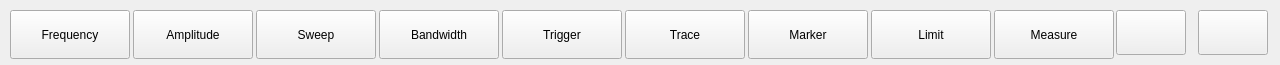
  <widget class="QWidget" name="topButtonBar" native="true">
   <property name="geometry">
    <rect>
     <x>0</x>
     <y>0</y>
     <width>1280</width>
     <height>65</height>
    </rect>
   </property>
   <property name="minimumSize">
    <size>
     <width>0</width>
     <height>0</height>
    </size>
   </property>
   <property name="maximumSize">
    <size>
     <width>16777215</width>
     <height>16777215</height>
    </size>
   </property>
   <property name="styleSheet">
    <string notr="true"/>
   </property>
   <widget class="QPushButton" name="topButton5">
    <property name="geometry">
     <rect>
      <x>502</x>
      <y>10</y>
      <width>120</width>
      <height>49</height>
     </rect>
    </property>
    <property name="focusPolicy">
     <enum>Qt::NoFocus</enum>
    </property>
    <property name="styleSheet">
     <string notr="true">#topButtonBar{
    border:1px;
    border-left-style:solid;
    border-left-color:black;
}</string>
    </property>
    <property name="text">
     <string>Trigger</string>
    </property>
    <property name="checkable">
     <bool>true</bool>
    </property>
    <property name="autoExclusive">
     <bool>false</bool>
    </property>
   </widget>
   <widget class="QPushButton" name="topButton8">
    <property name="geometry">
     <rect>
      <x>871</x>
      <y>10</y>
      <width>120</width>
      <height>49</height>
     </rect>
    </property>
    <property name="focusPolicy">
     <enum>Qt::NoFocus</enum>
    </property>
    <property name="styleSheet">
     <string notr="true">#topButtonBar{
    border:1px;
    border-left-style:solid;
    border-left-color:black;
}</string>
    </property>
    <property name="text">
     <string>Limit</string>
    </property>
    <property name="checkable">
     <bool>true</bool>
    </property>
    <property name="autoExclusive">
     <bool>false</bool>
    </property>
   </widget>
   <widget class="QPushButton" name="topButton7">
    <property name="geometry">
     <rect>
      <x>748</x>
      <y>10</y>
      <width>120</width>
      <height>49</height>
     </rect>
    </property>
    <property name="focusPolicy">
     <enum>Qt::NoFocus</enum>
    </property>
    <property name="styleSheet">
     <string notr="true">#topButtonBar{
    border:1px;
    border-left-style:solid;
    border-left-color:black;
}</string>
    </property>
    <property name="text">
     <string>Marker</string>
    </property>
    <property name="checkable">
     <bool>true</bool>
    </property>
    <property name="autoExclusive">
     <bool>false</bool>
    </property>
   </widget>
   <widget class="QPushButton" name="topButton1">
    <property name="geometry">
     <rect>
      <x>10</x>
      <y>10</y>
      <width>120</width>
      <height>49</height>
     </rect>
    </property>
    <property name="focusPolicy">
     <enum>Qt::NoFocus</enum>
    </property>
    <property name="styleSheet">
     <string notr="true"/>
    </property>
    <property name="text">
     <string>Frequency</string>
    </property>
    <property name="checkable">
     <bool>true</bool>
    </property>
    <property name="checked">
     <bool>false</bool>
    </property>
    <property name="autoExclusive">
     <bool>false</bool>
    </property>
   </widget>
   <widget class="QPushButton" name="topButton6">
    <property name="geometry">
     <rect>
      <x>625</x>
      <y>10</y>
      <width>120</width>
      <height>49</height>
     </rect>
    </property>
    <property name="focusPolicy">
     <enum>Qt::NoFocus</enum>
    </property>
    <property name="styleSheet">
     <string notr="true">#topButtonBar{
    border:1px;
    border-left-style:solid;
    border-left-color:black;
}</string>
    </property>
    <property name="text">
     <string>Trace</string>
    </property>
    <property name="checkable">
     <bool>true</bool>
    </property>
    <property name="autoExclusive">
     <bool>false</bool>
    </property>
   </widget>
   <widget class="QPushButton" name="topButton2">
    <property name="geometry">
     <rect>
      <x>133</x>
      <y>10</y>
      <width>120</width>
      <height>49</height>
     </rect>
    </property>
    <property name="focusPolicy">
     <enum>Qt::NoFocus</enum>
    </property>
    <property name="styleSheet">
     <string notr="true">#topButtonBar{
    border:1px;
    border-left-style:solid;
    border-left-color:black;
}</string>
    </property>
    <property name="text">
     <string>Amplitude</string>
    </property>
    <property name="checkable">
     <bool>true</bool>
    </property>
    <property name="autoExclusive">
     <bool>false</bool>
    </property>
   </widget>
   <widget class="QPushButton" name="topButton3">
    <property name="geometry">
     <rect>
      <x>256</x>
      <y>10</y>
      <width>120</width>
      <height>49</height>
     </rect>
    </property>
    <property name="focusPolicy">
     <enum>Qt::NoFocus</enum>
    </property>
    <property name="styleSheet">
     <string notr="true">#topButtonBar{
    border:1px;
    border-left-style:solid;
    border-left-color:black;
}</string>
    </property>
    <property name="text">
     <string>Sweep</string>
    </property>
    <property name="checkable">
     <bool>true</bool>
    </property>
    <property name="checked">
     <bool>false</bool>
    </property>
    <property name="autoExclusive">
     <bool>false</bool>
    </property>
   </widget>
   <widget class="QPushButton" name="topButton4">
    <property name="geometry">
     <rect>
      <x>379</x>
      <y>10</y>
      <width>120</width>
      <height>49</height>
     </rect>
    </property>
    <property name="focusPolicy">
     <enum>Qt::NoFocus</enum>
    </property>
    <property name="styleSheet">
     <string notr="true">#topButtonBar{
    border:1px;
    border-left-style:solid;
    border-left-color:black;
}</string>
    </property>
    <property name="text">
     <string>Bandwidth</string>
    </property>
    <property name="checkable">
     <bool>true</bool>
    </property>
    <property name="autoExclusive">
     <bool>false</bool>
    </property>
   </widget>
   <widget class="QPushButton" name="topButton10">
    <property name="geometry">
     <rect>
      <x>1116</x>
      <y>10</y>
      <width>70</width>
      <height>45</height>
     </rect>
    </property>
    <property name="focusPolicy">
     <enum>Qt::NoFocus</enum>
    </property>
    <property name="text">
     <string/>
    </property>
    <property name="checkable">
     <bool>true</bool>
    </property>
   </widget>
   <widget class="QPushButton" name="topButton11">
    <property name="geometry">
     <rect>
      <x>1198</x>
      <y>10</y>
      <width>70</width>
      <height>45</height>
     </rect>
    </property>
    <property name="focusPolicy">
     <enum>Qt::NoFocus</enum>
    </property>
    <property name="text">
     <string/>
    </property>
    <property name="checkable">
     <bool>true</bool>
    </property>
   </widget>
   <widget class="QPushButton" name="topButton9">
    <property name="geometry">
     <rect>
      <x>994</x>
      <y>10</y>
      <width>120</width>
      <height>49</height>
     </rect>
    </property>
    <property name="focusPolicy">
     <enum>Qt::NoFocus</enum>
    </property>
    <property name="styleSheet">
     <string notr="true">#topButtonBar{
    border:1px;
    border-left-style:solid;
    border-left-color:black;
}</string>
    </property>
    <property name="text">
     <string>Measure</string>
    </property>
    <property name="checkable">
     <bool>true</bool>
    </property>
    <property name="autoExclusive">
     <bool>false</bool>
    </property>
   </widget>
  </widget>
